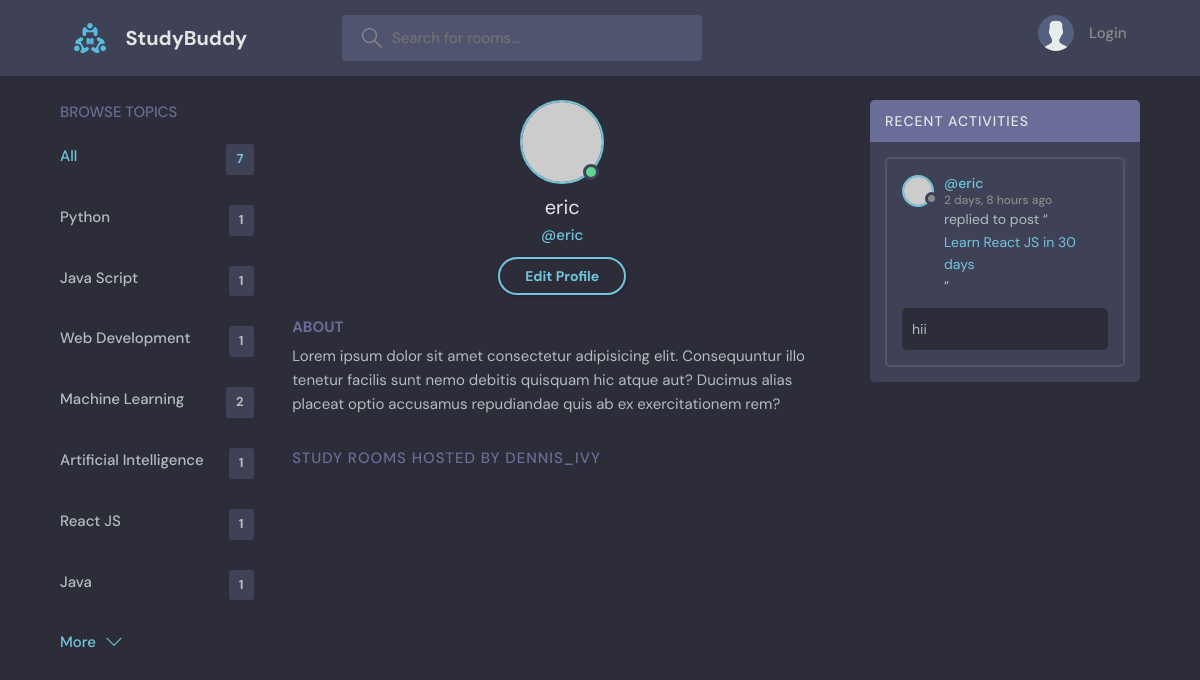
Page /test/profile/3 on the earlier database version.
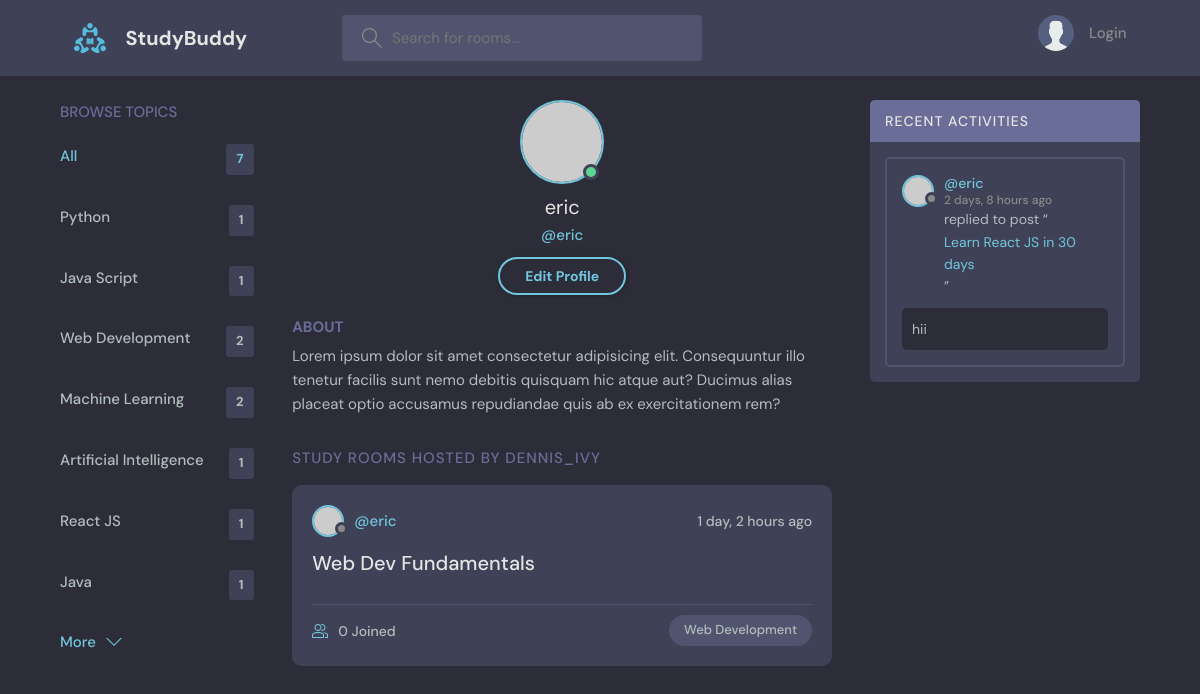
Same page on the later database version.
### test_app/models.py (models this page shows, shortened)
class Topic(models.Model):
    name = models.CharField(max_length=200)

class Message(models.Model):
    user = models.ForeignKey(User, on_delete=models.CASCADE)
    room = models.ForeignKey(Room, on_delete=models.CASCADE)
    body = models.TextField()
    updated = models.DateTimeField(auto_now=True)
    created = models.DateTimeField(auto_now_add=True)
    class Meta:
        ordering = ['-updated','-created']

class Room(models.Model):
    host = models.ForeignKey(User, on_delete=models.SET_NULL, null=True)
    topic = models.ForeignKey(Topic, on_delete=models.SET_NULL, null=True)
    name = models.CharField(max_length=200)
    description = models.TextField(null=True, blank=True)
    participants = models.ManyToManyField(User, related_name='participants', blank=True)
    updated = models.DateTimeField(auto_now=True)
    created = models.DateTimeField(auto_now_add=True)
    class Meta:
        ordering = ['-updated','-created']
    def __str__(self):
        return self.name

### test_app/views.py (the view)
# urls.py: path("profile/<str:pk>", views.userProfile, name="user-profile"),
def userProfile(request,pk):
    user= User.objects.get(id=pk)
    rooms = user.room_set.all()
    room_messages = user.message_set.all()
    topics = Topic.objects.all()
    context={'user':user,'rooms':rooms,'room_messages':room_messages,'topics':topics}
    return render(request, 'test_app/profile.html',context)

### test_app/templates/test_app/profile.html
{% extends "main.html" %} {% block content %}
  <main class="profile-page layout layout--3">
    <div class="container">
       <div>
      {% include "test_app/topic_components.html" %}
    </div>
      <div class="roomList">
        <div class="profile">
          <div class="profile__avatar">
            <div class="avatar avatar--large active">
              <img src="https://randomuser.me/api/portraits/men/11.jpg" />
            </div>
          </div>
          <div class="profile__info">
            <h3>{{user.username}}</h3>
            <p>@{{user.username}}</p>
            <a href="edit-user.html" class="btn btn--main btn--pill">Edit Profile</a>
          </div>
          <div class="profile__about">
            <h3>About</h3>
            <p>
              Lorem ipsum dolor sit amet consectetur adipisicing elit. Consequuntur illo tenetur
              facilis sunt nemo debitis quisquam hic atque aut? Ducimus alias placeat optio
              accusamus repudiandae quis ab ex exercitationem rem?
            </p>
          </div>
        </div>
        <div class="roomList__header">
          <div>
            <h2>Study Rooms Hosted by dennis_ivy</a>
            </h2>
          </div>
        </div>
        {% include "test_app/feed_components.html" %}
      </div>
    <div>{% include "test_app/activity_components.html" %}</div>
    </div>
  </main>
{% endblock content %}

### templates/main.html (shortened to what this page needs)
<!DOCTYPE html>
{% load static %}
<html lang="en">
  <head>
    <link rel="stylesheet" href="{% static 'styles/style.css' %}" />
  </head>
  <body>
    {% include "navbar.html" %}  {% block content %} {% endblock content %}
  </body>
</html>

### templates/navbar.html (shortened to what this page needs)
{% load static %}
<header class="header header--loggedIn">
  <div class="container">
    <a href="{% url 'home' %}" class="header__logo">
      <img src="{% static 'images/logo.svg' %}" />
      <h1>StudyBuddy</h1>
    </a>
    <form class="header__search" method="GET" action="{% url 'home' %}">
      <label>
        <input type="text" name="q" placeholder="Search for rooms..." />
      </label>
    </form>
    <nav class="header__menu">
      {% if request.user.is_authenticated %}
      <div class="header__user">
        <a href="profile.html">
          <div class="avatar avatar--medium active">
            <img src="https://randomuser.me/api/portraits/men/37.jpg" />
          </div>
          <p>
            {{request.user.username}} <span>@{{request.user.username}}</span>
          </p>
        </a>
        <button class="dropdown-button">
          <svg
            version="1.1"
            xmlns="http://www.w3.org/2000/svg"
            width="32"
            height="32"
            viewBox="0 0 32 32"
          >
            <title>chevron-down</title>
            <path d="M16 21l-13-13h-3l16 16 16-16h-3l-13 13z"></path>
          </svg>
        </button>
      </div>
      {% else %}
      <a href="{% url 'login'%}">
        <img src="{% static 'images/avatar.svg' %}" />
        <p>Login</p>
      </a>
      {% endif %}
    </nav>
  </div>
</header>

### test_app/templates/test_app/topic_components.html
<div class="topics">
  <div class="topics__header">
    <h2>Browse Topics</h2>
  </div>
  <ul class="topics__list">
    <li>
      <a href="{% url 'home' %}" class="active"
        >All <span>{{topics.count}}</span></a
      >
    </li>
    {% for topic in topics %}
    <li>
      <a href="{% url 'home' %}?q={{topic.name}}"
        >{{topic.name}}<span>{{topic.room_set.all.count}}</span></a
      >
      {% endfor %}
    </li>
  </ul>
  <a class="btn btn--link" href="topics.html">
    More
    <svg
      version="1.1"
      xmlns="http://www.w3.org/2000/svg"
      width="32"
      height="32"
      viewBox="0 0 32 32"
    >
      <title>chevron-down</title>
      <path d="M16 21l-13-13h-3l16 16 16-16h-3l-13 13z"></path>
    </svg>
  </a>
</div>

### test_app/templates/test_app/feed_components.html (shortened to what this page needs)
{% for room in rooms %}
<div class="roomListRoom">
  <div class="roomListRoom__header">
    <a href="{% url 'user-profile' room.host.id %}" class="roomListRoom__author">
      <div class="avatar avatar--small">
        <img src="https://randomuser.me/api/portraits/women/11.jpg" />
      </div>
      <span>@{{room.host.username}}</span>
    </a>
    <div class="roomListRoom__actions">
      <span>{{room.created|timesince}} ago</span>
    </div>
  </div>
  <div class="roomListRoom__content">
    <a href="{% url 'room' room.id %}">{{room.name}}</a>
  </div>
  <div class="roomListRoom__meta">
    <a href="{% url 'room' room.id %}" class="roomListRoom__joined">
      {{room.participants.all.count}} Joined
    </a>
    <p class="roomListRoom__topic">{{room.topic.name}}</p>
  </div>
</div>
{% endfor %}

### test_app/templates/test_app/activity_components.html (shortened to what this page needs)
<div class="activities">
  <div class="activities__header">
    <h2>Recent Activities</h2>
  </div>
  {% for message in room_messages %}
  <div class="activities__box">
    <div class="activities__boxHeader roomListRoom__header">
      <a
        href="{% url 'user-profile' message.user.id %}"
        class="roomListRoom__author"
      >
        <div class="avatar avatar--small">
          <img src="https://randomuser.me/api/portraits/women/11.jpg" />
        </div>
        <p>
          @{{message.user}}
          <span>{{message.created|timesince}} ago</span>
        </p>
      </a>
    </div>
    <div class="activities__boxContent">
      <p>
        replied to post “<a href="{% url 'room' message.room.id %}"
          >{{message.room}}</a
        >”
      </p>
      <div class="activities__boxRoomContent">{{message.body}}</div>
    </div>
  </div>
  {% endfor %}
</div>

Differences in the rows shown:
computed for Topic "Web Development": room_set.all.count "1" → "2"
added Room: host.username "eric", created "1 day, 2 hours", name "Web Dev Fundamentals", participants.all.count "0", topic.name "Web Development"
